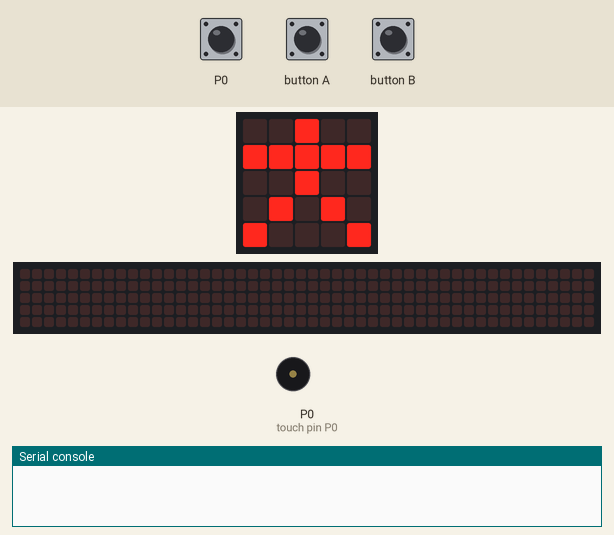
Simulated run of this program. Board: BBC micro:bit (MakeCode). Shown: the board's 5×5 LED display, a strip that is not on the board, showing the scrolling text unrolled, buzzer (waves = sounding), the last lines printed to the serial console. The inputs (shaded band) are chosen by the test bench. No radio messages arrive unless stated (any console line starting 'radio sent:' is added by the test bench); the 48×5 strip is a reading aid, not a part: it shows the text the display is scrolling, unrolled, one strip-width of it at a time.

Above: at 0.1 s.
2.0 s: button A pressed for 0.15 s
At 2.22 s:
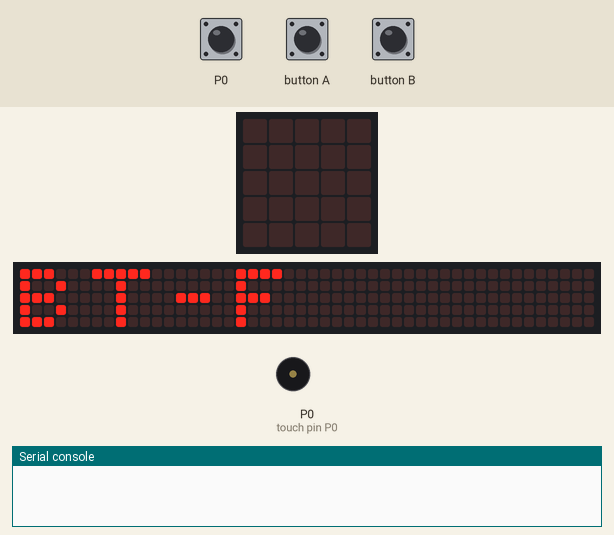
At 2.67 s:
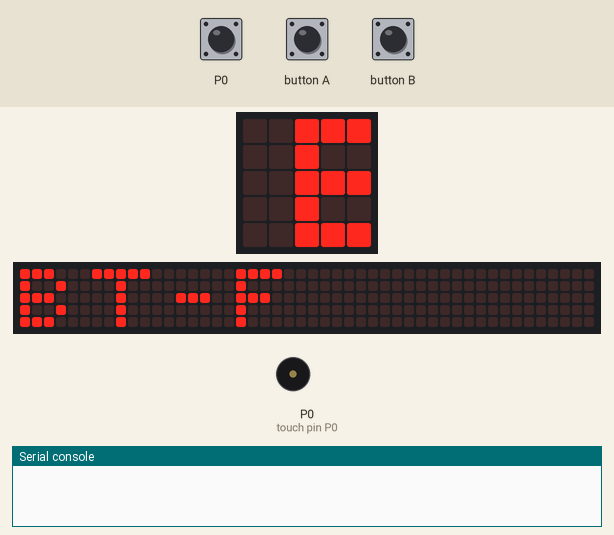
2.7 s: button B pressed for 0.15 s
3.4 s: touch pin P0 pressed for 0.15 s
At 3.72 s:
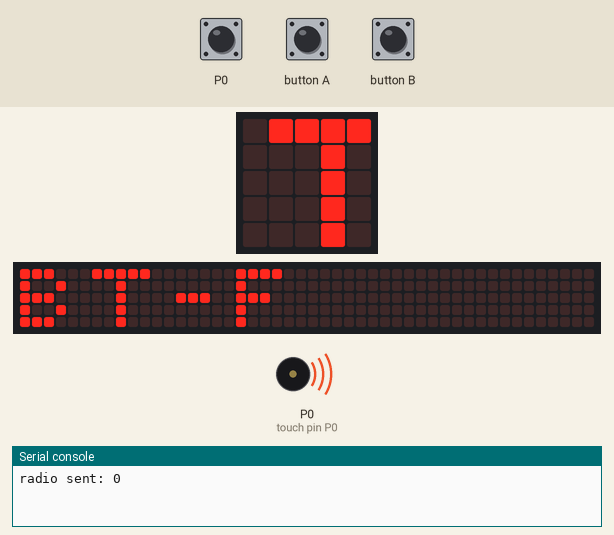
4.1 s: touch pin P0 pressed 2 times (0.12 s each, 0.3 s apart)
7.7 s: button A pressed for 0.15 s
8.4 s: touch pin P0 pressed for 0.15 s
At 10.92 s:
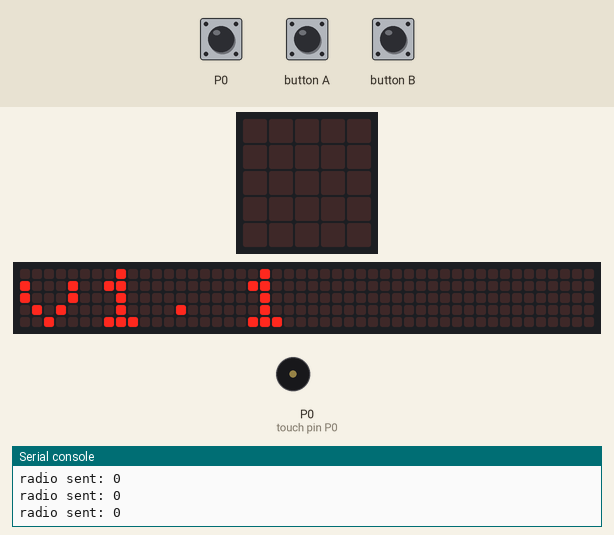
Timing chart, 0 to 12.4 s (numbered marks = the images above; inputs shaded):
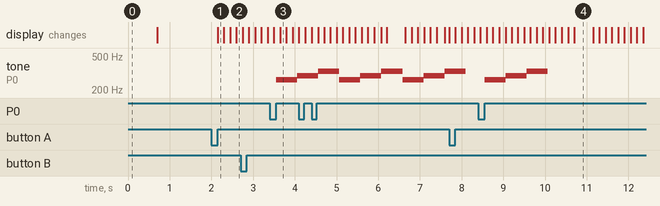

The program:

main.ts
```typescript
input.onPinPressed(TouchPin.P0, function () {
    radio.sendNumber(0)
    music.playTone(262, music.beat(BeatFraction.Whole))
    music.playTone(294, music.beat(BeatFraction.Whole))
    music.playTone(330, music.beat(BeatFraction.Whole))
})
input.onButtonPressed(Button.A, function () {
    basic.showString("BT-F")
    basic.pause(100)
    basic.clearScreen()
})
input.onButtonPressed(Button.B, function () {
    basic.showString("v1.1")
    basic.pause(100)
    basic.clearScreen()
})
radio.setGroup(33)
radio.setTransmitPower(7)
music.setBuiltInSpeakerEnabled(true)
music.setVolume(255)
basic.showIcon(IconNames.StickFigure)
basic.pause(100)
basic.clearScreen()
```

test.ts
```typescript
// les tests vont ici ; cela ne sera pas compilé si ce paquet est utilisé en tant qu'extension.
```

Measured:
- after the input at 2.0 s, the display: changes after 0.15 s (image 1)
- after the input at 3.4 s, tone on P0 (touch pin P0): silent → 262 Hz after 0.15 s, → 294 Hz 0.51 s later
- after the input at 8.4 s, tone on P0 (touch pin P0): silent → 262 Hz after 0.15 s, → 294 Hz 0.51 s later, → 330 Hz 0.51 s later, → silent 0.50 s later
- what the display in image 4 shows lasts 0.5 s, from 10.7 s to 11.2 s
